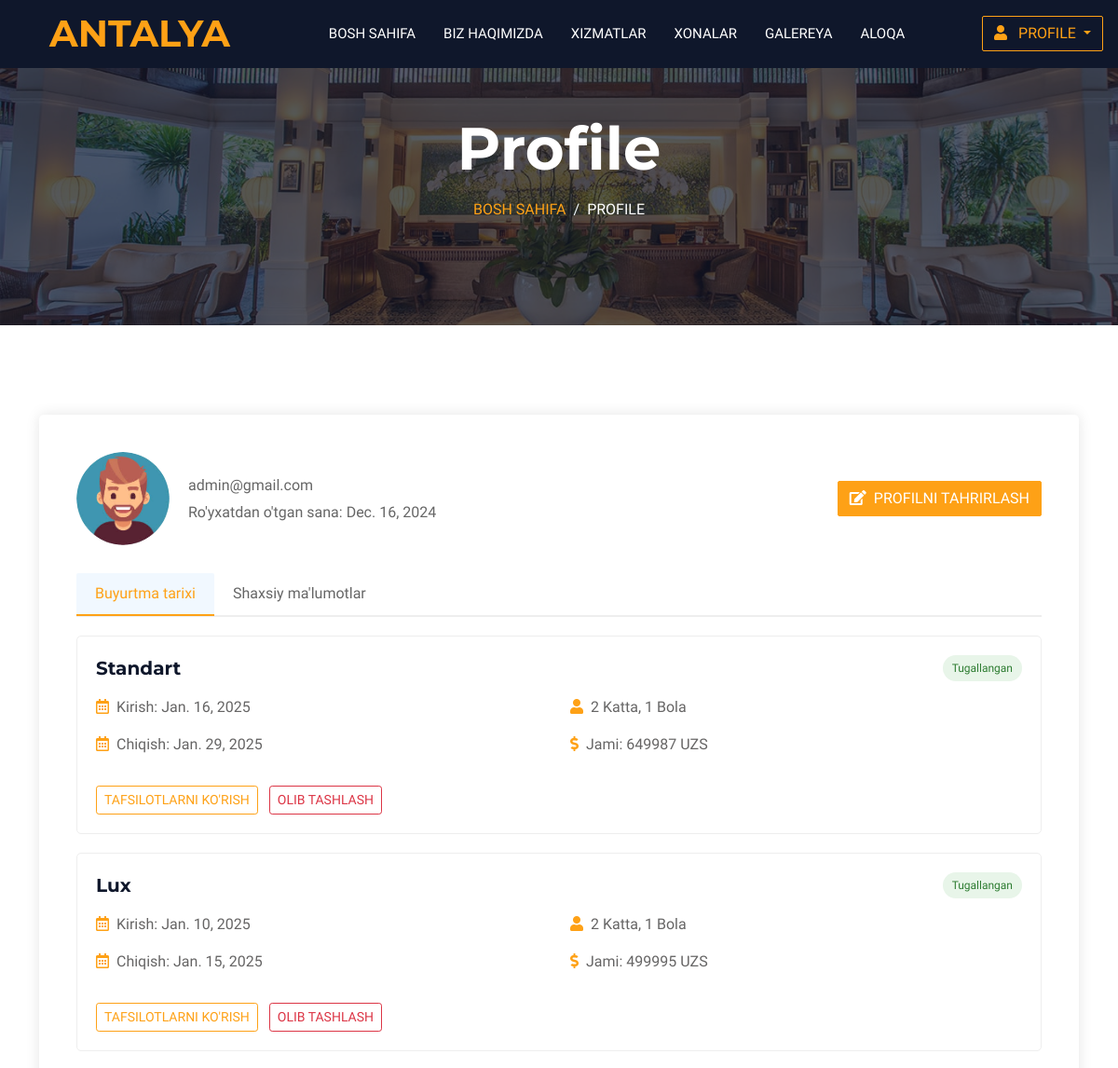
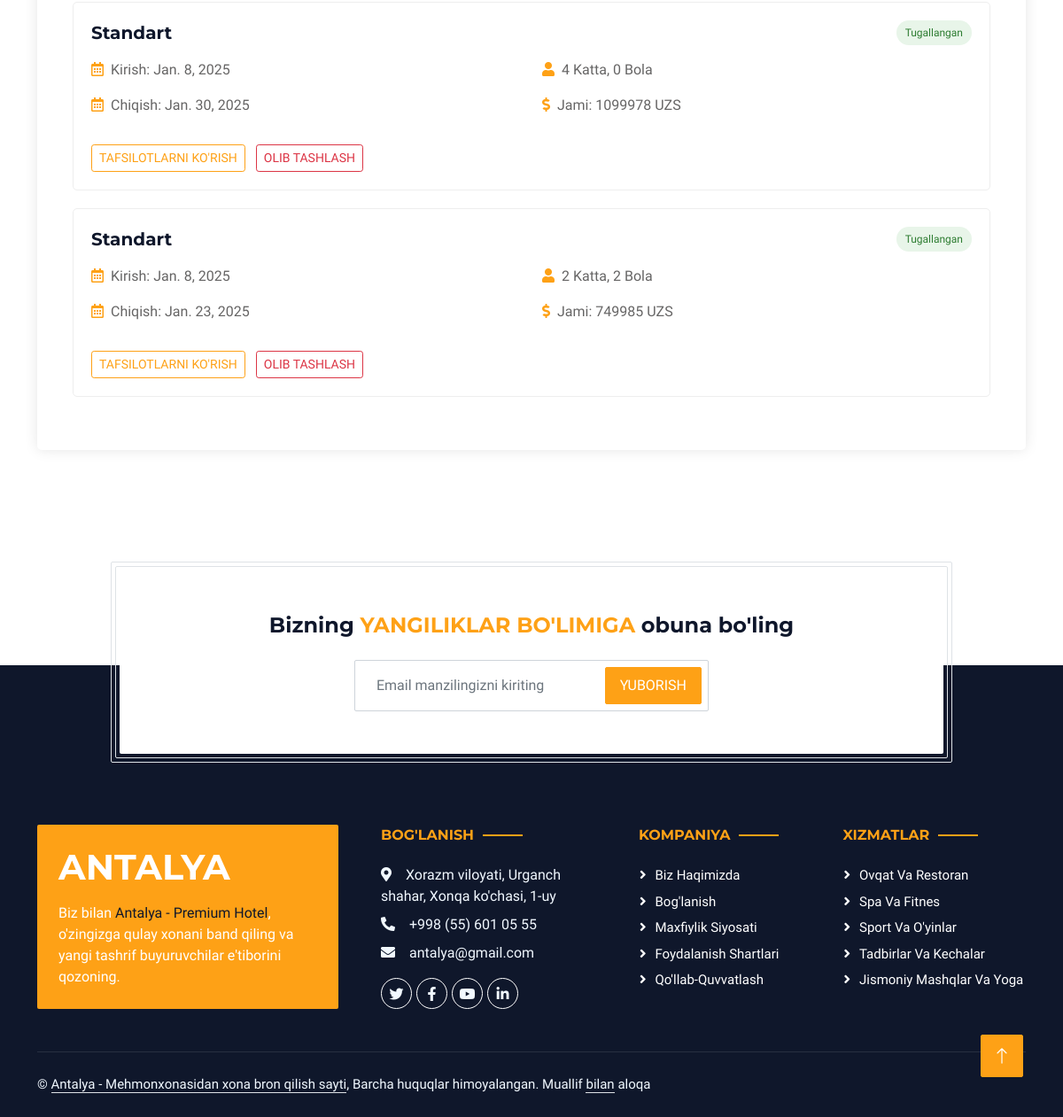
The page /users/profile/ (signed in) on the database as committed earlier (2 pictures, top to bottom).
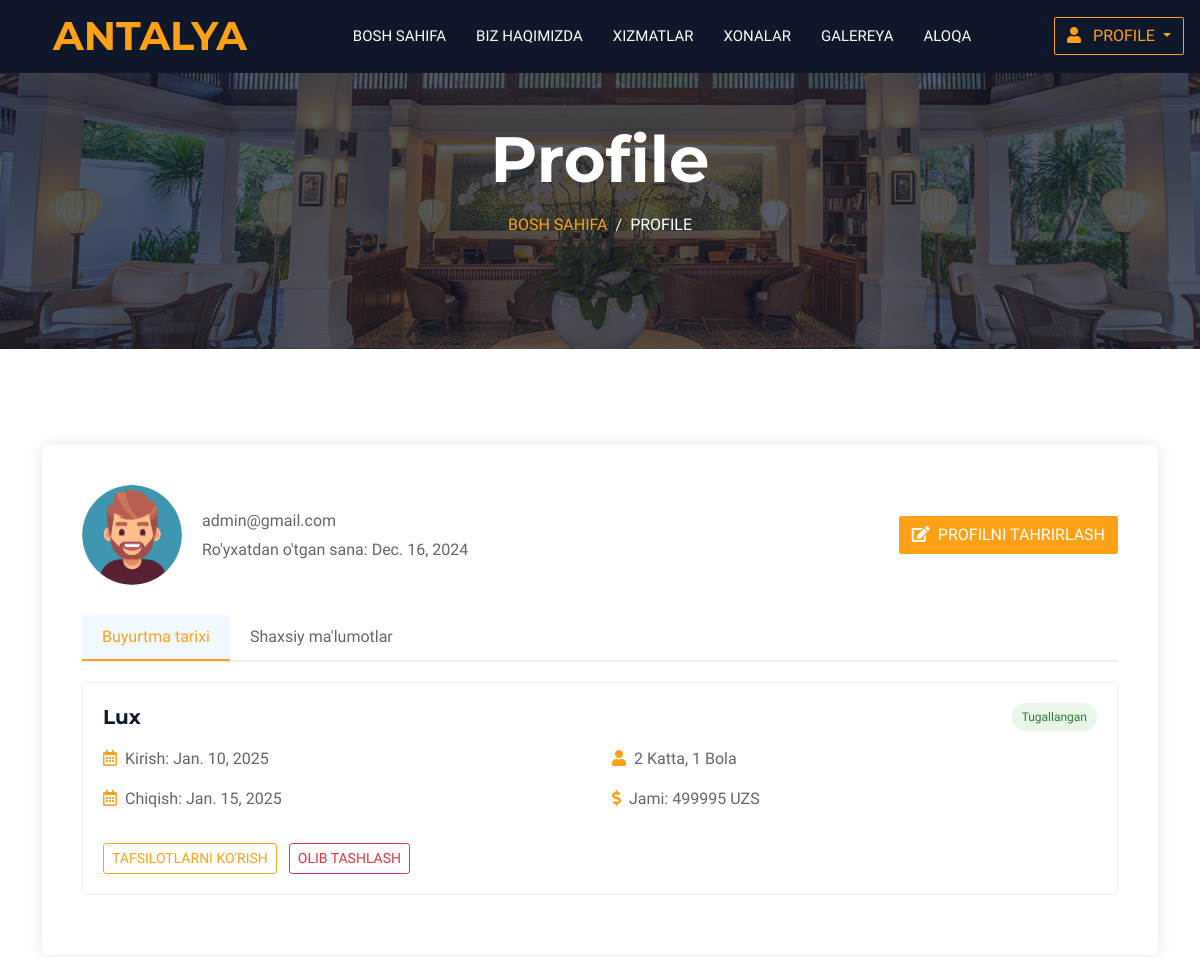
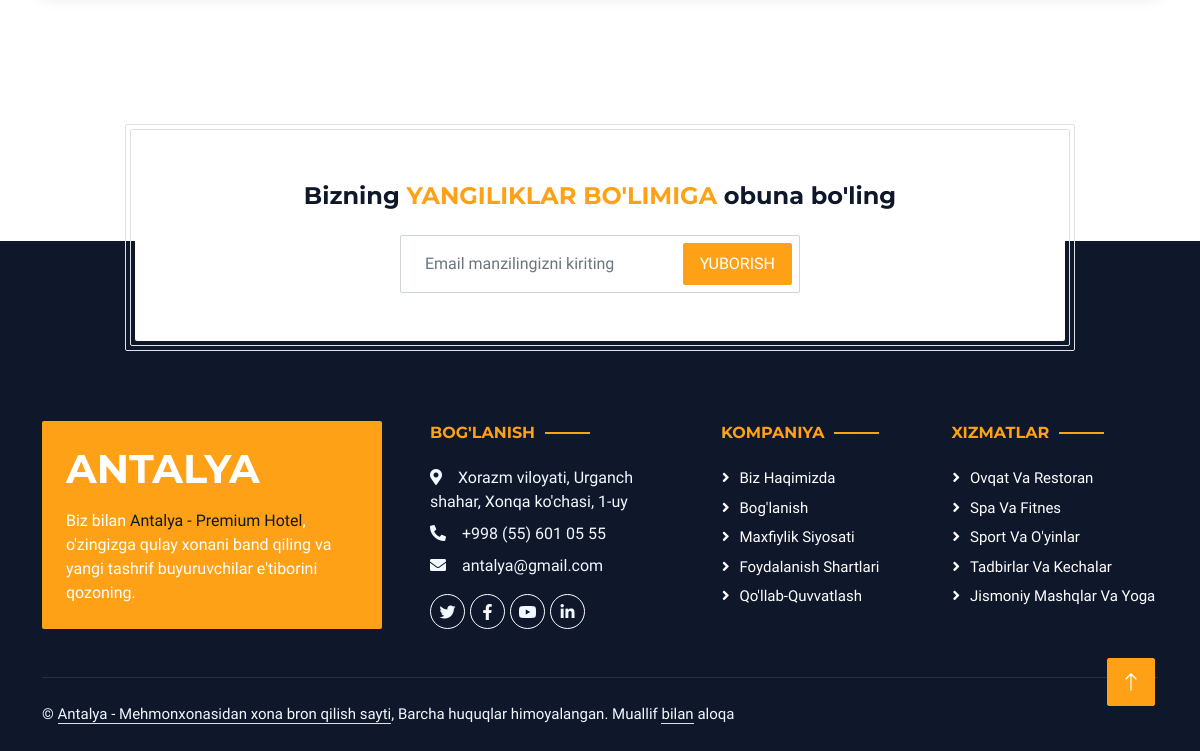
The same page on the database as committed later (2 pictures, top to bottom).
### users/models.py (models this page shows, shortened)
class CustomUser(AbstractUser):
    image = models.FileField(upload_to='images/')
    phone_number = models.CharField(max_length=35, blank=True, null=True)

### hotel/models.py (models this page shows, shortened)
class Order(models.Model):
    user = models.ForeignKey(CustomUser, on_delete=models.CASCADE)
    room = models.ForeignKey(Room, on_delete=models.CASCADE)
    booking_date = models.DateField(auto_now_add=True)
    checkin_date = models.DateField()
    checkout_date = models.DateField()
    number_of_adults = models.IntegerField()
    number_of_children = models.IntegerField()
    total_price = models.PositiveIntegerField()
    def room_detail(self):
        return self.room

class Room(models.Model):
    number = models.CharField(max_length=10, unique=True)
    room_type = models.CharField(max_length=50, choices=ROOM_TYPE)
    adults = models.IntegerField()
    children = models.IntegerField()
    beds = models.IntegerField()
    price_per_night = models.PositiveIntegerField()
    is_available = models.BooleanField(default=True)

### users/views.py (the view)
# urls.py: path('profile/', views.profile, name='profile'),
def profile(request):
    if request.user.is_authenticated:
        user = request.user
        orders = Order.objects.filter(user=user.id).order_by('-id')
        today = datetime.now()
        if request.method == 'POST':
            user_form = CustomUserEditForm(request.POST, request.FILES, instance=user)
            if user_form.is_valid():
                user_form.save()
                return redirect('profile')
        else:
            user_form = CustomUserEditForm(instance=user)
        context = {
            'user': user,
            'orders': orders,
            'today': today.date(),
        }
        return render(request, 'users/profile.html', context)
    else:
        return redirect('login')

### templates/users/profile.html (shortened to what this page needs)
{% extends 'base.html' %}
{% load static %}
{% block content %}
    <div class="container-fluid page-header mb-5 p-0" style="background-image: url({% static 'img/carousel-1.jpg' %});">
        <div class="container-fluid page-header-inner py-5">
            <div class="container text-center pb-5">
                <h1 class="display-3 text-white mb-3 animated slideInDown">Profile</h1>
                <nav aria-label="breadcrumb">
                    <ol class="breadcrumb justify-content-center text-uppercase">
                        <li class="breadcrumb-item"><a href="#">Bosh sahifa</a></li>
                        <li class="breadcrumb-item text-white active" aria-current="page">Profile</li>
                    </ol>
                </nav>
            </div>
        </div>
    </div>
    <div class="container-xxl py-5">
        <div class="container">
            <div class="profile-container wow fadeInUp" data-wow-delay="0.1s">
                <div class="profile-header">
                    <div class="profile-avatar">
                        {% if user.image == '' %}
                            <img src="{% static 'img/user-avatar.jpeg' %}" alt="Foydalanuvchi Avatar">
                        {% else %}
                            <img src="{{ user.image.url }}" alt="Foydalanuvchi ">
                        {% endif %}
                    </div>
                    <div class="profile-info">
                        <p>{{ user.email }}</p>
                        <p>Ro'yxatdan o'tgan sana: {{ user.date_joined.date }}</p>
                    </div>
                    <button class="btn btn-primary edit-profile-btn" data-bs-toggle="modal" data-bs-target="#editProfileModal">
                        <i class="fas fa-edit me-2"></i>Profilni tahrirlash
                    </button>
                </div>
                <ul class="nav nav-tabs" id="profileTabs" role="tablist">
                    <li class="nav-item" role="presentation">
                        <button class="nav-link active" id="bookings-tab" data-bs-toggle="tab" data-bs-target="#bookings" type="button" role="tab">
                            Buyurtma tarixi
                        </button>
                    </li>
                    <li class="nav-item" role="presentation">
                        <button class="nav-link" id="personal-tab" data-bs-toggle="tab" data-bs-target="#personal" type="button" role="tab">
                            Shaxsiy ma'lumotlar
                        </button>
                    </li>
                </ul>
                <div class="tab-content" id="profileTabsContent">
                    <div class="tab-pane fade show active" id="bookings" role="tabpanel">
                        <div class="booking-history">
                             {% if orders %}
                                {% for order in orders %}
                                    <div class="booking-card">
                                        <div class="d-flex justify-content-between align-items-center mb-3">
                                            <h5 class="mb-0">{{ order.room_detail.room_type|title }}</h5>
                                            {% if today >= order.checkin_date and today <= order.checkout_date %}
                                                <span class="booking-status status-processing">Jarayonda</span>
                                            {% elif today < order.checkin_date %}
                                                <span class="booking-status status-upcoming">Kutilmoqda</span>
                                            {% else %}
                                                <span class="booking-status status-completed">Tugallangan</span>
                                            {% endif %}
                                        </div>
                                        <div class="row">
                                            <div class="col-md-6">
                                                <p><i class="far fa-calendar-alt text-primary me-2"></i>Kirish: {{ order.checkin_date }}</p>
                                                <p><i class="far fa-calendar-alt text-primary me-2"></i>Chiqish: {{ order.checkout_date }}</p>
                                            </div>
                                            <div class="col-md-6">
                                                <p><i class="fas fa-user text-primary me-2"></i>{{ order.number_of_adults }} Katta, {{ order.number_of_children }} Bola</p>
                                                <p><i class="fas fa-dollar-sign text-primary me-2"></i>Jami: {{ order.total_price }} UZS</p>
                                            </div>
                                        </div>
                                        <div class="mt-3">
                                            {% if today >= order.checkin_date and today <= order.checkout_date %}
                                                <a class="btn btn-sm btn-outline-primary me-2" href="{% url 'room_detail' order.room.id %}">Tafsilotlarni ko'rish</a>
                                                <a href="{% url 'profile_delete' order.id %}" class="btn btn-sm btn-outline-danger">Buyurtmani bekor qilish</a>
                                            {% elif today <= order.checkin_date %}
                                                <a class="btn btn-sm btn-outline-primary me-2" href="{% url 'room_detail' order.room.id %}">Tafsilotlarni ko'rish</a>
                                                <a href="{% url 'profile_delete' order.id %}" class="btn btn-sm btn-outline-danger">Buyurtmani bekor qilish</a>
                                                {% else %}
                                                <a class="btn btn-sm btn-outline-primary me-2"  href="{% url 'room_detail' order.room.id %}">Tafsilotlarni ko'rish</a>
                                                <a href="{% url 'profile_delete' order.id %}" class="btn btn-sm btn-outline-danger">Olib tashlash</a>
                                            {% endif %}
                                        </div>
                                    </div>
                                {% endfor %}
                             {% else %}
                                <p>Sizda hali buyurtmalar mavjud emas!</p>
                             {% endif %}
                        </div>
                    </div>
                </div>
            </div>
        </div>
    </div>
        {% endblock content %}

Rows that differ between the two databases and show on the page:
removed Order: room_detail.room_type "Standart", shows "Tugallangan", checkin_date "Jan. 16, 2025", checkout_date "Jan. 29, 2025", number_of_adults "2", number_of_children "1", total_price "649987", shows "TAFSILOTLARNI KO'RISH"
removed Order: room_detail.room_type "Standart", shows "Tugallangan", checkin_date "Jan. 8, 2025", checkout_date "Jan. 30, 2025", number_of_adults "4", number_of_children "0", total_price "1099978", shows "TAFSILOTLARNI KO'RISH"
removed Order: room_detail.room_type "Standart", shows "Tugallangan", checkin_date "Jan. 8, 2025", checkout_date "Jan. 23, 2025", number_of_adults "2", number_of_children "2", total_price "749985", shows "TAFSILOTLARNI KO'RISH"
